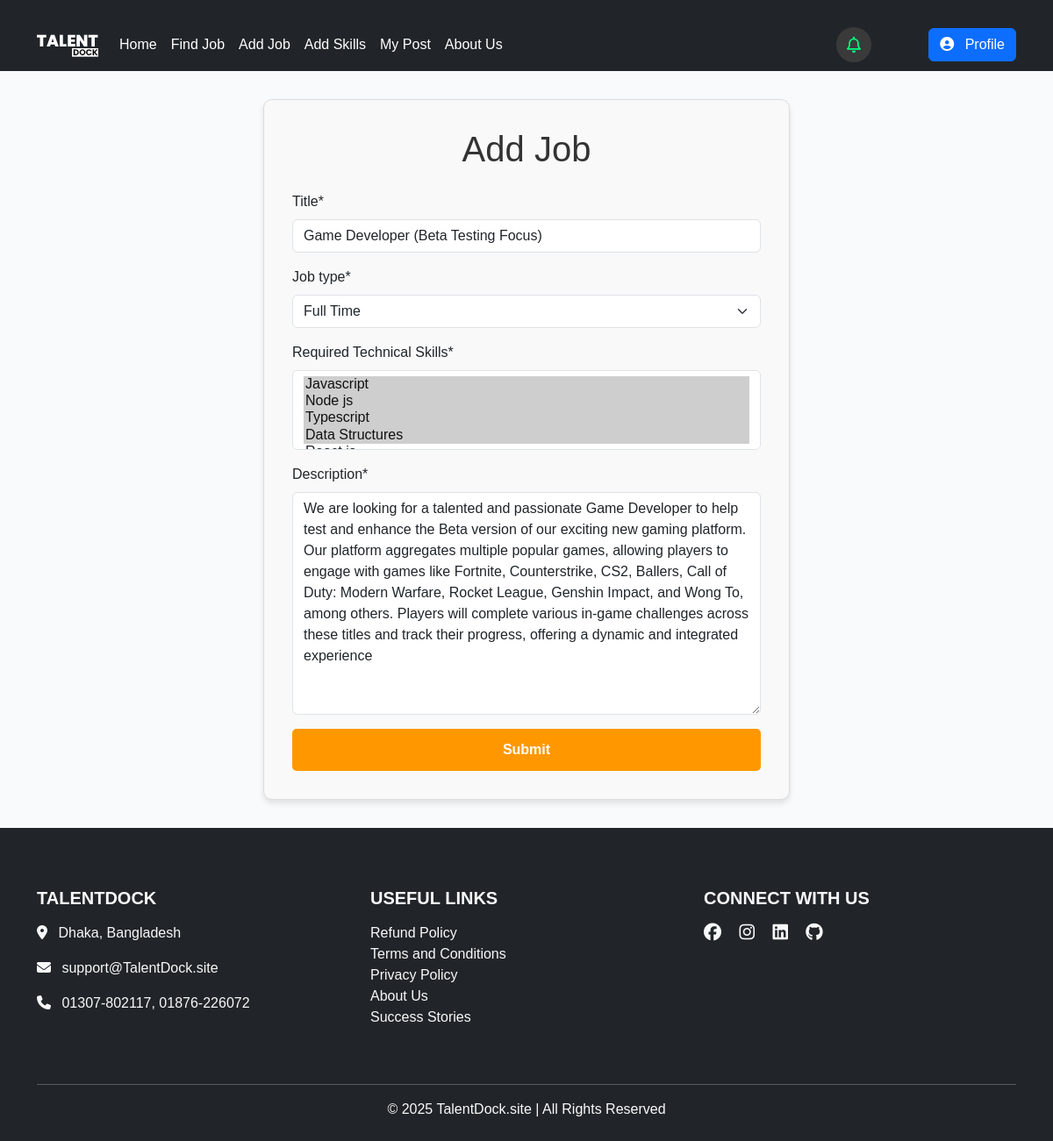
Page /edit-job/10/ (signed in) on the committed database.
### jobPost/models.py (models this page shows, shortened)
class JobPost(models.Model):
    JOB_TYPES = [
        ('Full Time', 'Full Time'),
        ('Part Time', 'Part Time'),
        ('Contract', 'Contract'),
        ('Internship', 'Internship'),
        ('On-Site', 'On-Site'),
        ('Remote', 'Remote'),
    ]
    STATUS_CHOICES = [
        ('Find', 'Find'),
        ('Not-Find', 'Not-Find'),
    ]
    title = models.CharField(max_length=200)
    job_type = MultiSelectField(choices=JOB_TYPES)
    Required_Technical_Skills = models.ManyToManyField(Categories)
    description = models.TextField()
    posted_on = models.DateTimeField(auto_now_add=True)
    author = models.ForeignKey(User, on_delete=models.CASCADE)
    status = models.CharField(max_length=10, choices=STATUS_CHOICES, default='Not-Find')

### jobPost/views.py (the view, shortened to what this page needs)
# urls.py: path('edit-job/<int:id>/', EditJobPostView.as_view(), name='edit_job'),
@method_decorator(login_required, name='dispatch')
class EditJobPostView(UpdateView):
    model = JobPost
    form_class = JobPostForm
    template_name = 'add_jobPost.html'
    success_url = reverse_lazy('homepage')  # Redirect after successful edit
    pk_url_kwarg = 'id'

### jobPost/forms.py
class JobPostForm(forms.ModelForm):
    class Meta:
        model = JobPost
        exclude = ['author','status']

### Categories/models.py (called while the page is built)
    def __str__(self):
        return self.name

### jobPost/templates/add_jobPost.html (shortened to what this page needs)
{% extends 'base.html' %}
{%  load crispy_forms_tags %}
{% block content %}
<form method="post" class="jonForm" >
    <h1>Add Job</h1>
    {{form | crispy}}
    <button class="btn btn-warning jobbtn">Submit</button>
</form>
{% endblock %}

### templates/style.css (style rules this page uses)
body { font-family: Arial, sans-serif; background-color: #f9fafb; margin: 0; padding: 0; }

### templates/base.html (style rules this page uses)
body { font-family: Arial, sans-serif; background-color: #f9fafb; margin: 0; padding: 0; }

### jobPost/templates/add_jobPost.html (style rules this page uses)
.jonForm { width: 50%; margin: 2rem auto; padding: 2rem; border: 1px solid #ddd; border-radius: 10px; background-color: #f9f9f9; box-shadow: 0 4px 6px rgba(0, 0, 0, 0.1); }
form h1 { text-align: center; color: #333; font-family: 'Arial', sans-serif; margin-bottom: 1.5rem; }
.jobbtn { display: block; width: 100%; padding: 0.75rem; background-color: #ff9800; color: #fff; font-size: 1rem; font-weight: bold; border: none; border-radius: 5px; cursor: pointer; transition: background-color 0.3s ease; }

### rows in the picture
JobPost: title "Game Developer (Beta Testing Focus)", job_type "Full Time", description "We are looking for a talented and passionate Game Developer to help test and enhance the Beta version of our exciting new gaming platform. Our platform aggregates multiple popular games, allowing players to engage with games like Fortnite, Counterstrike, CS2, Ballers, Call of Duty: Modern Warfare, Rocket League, Genshin Impact, and Wong To, among others. Players will complete various in-game challenges across these titles and track their progress, offering a dynamic and integrated experience"
